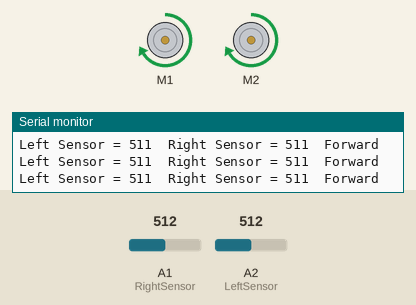
Simulated run of this sketch. Board: Arduino Uno, built with avr-gcc and run on an emulated ATmega328P. Parts: 2 × DC motor (green arrow = forward, orange = backward, longer = faster), the last lines printed to the serial monitor. The test bench sets the inputs (shaded band); at power-on: A1 (RightSensor) = 512, A2 (LeftSensor) = 512.

Above: at 1.3 s.
1.4 s: A1 (RightSensor) set to 716
At 1.65 s:
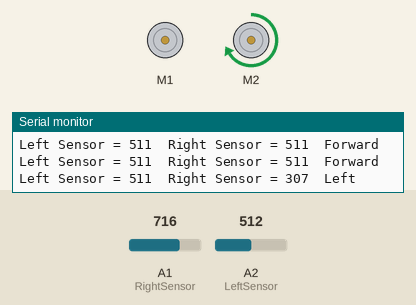
4.4 s: A2 (LeftSensor) set to 900
At 4.82 s:
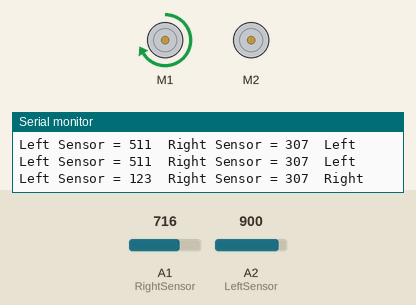
7.4 s: A2 (LeftSensor) set to 716
At 7.8 s:
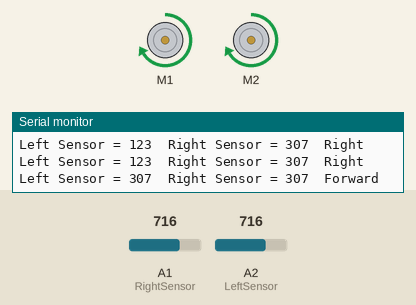
10.4 s: A2 (LeftSensor) set to 511
At 10.84 s:
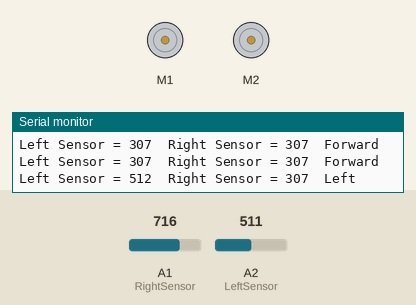
Timing chart, 0 to 14.4 s (numbered marks = the images above; inputs shaded):
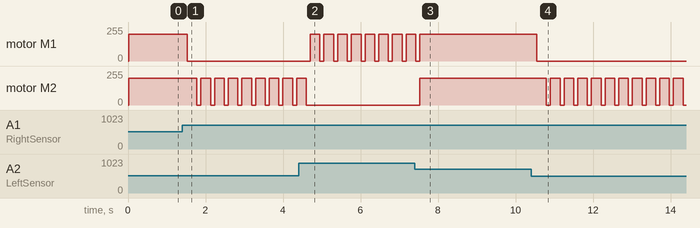

The sketch:

MotorsAF.ino
```cpp
    const int RightSensor = 1;

    const int LeftSensor = 2;


    int SensorLeft;

    int SensorRight;

    int SensorDifference;


    #include <AFMotor.h>


    AF_DCMotor leftMotor(1);

    AF_DCMotor rightMotor(2);


    void setup() {


    pinMode(LeftSensor, INPUT);

    pinMode(RightSensor, INPUT);

    Serial.begin(9600);

    Serial.println(" \nBeginning Light Seeking Behavior");

    }


    void loop() {

    SensorLeft = 1023 - analogRead(LeftSensor);

    delay(1);

    SensorRight = 1023 - analogRead(RightSensor);

    delay(1);

    SensorDifference = abs(SensorLeft - SensorRight);


    Serial.print("Left Sensor = ");

    Serial.print(SensorLeft);

    Serial.print("\t");

    Serial.print("Right Sensor = ");

    Serial.print(SensorRight);

    Serial.print("\t");


    if (SensorLeft > SensorRight && SensorDifference > 75) {

    Serial.println("Left");

    rightMotor.setSpeed(200);

    rightMotor.run(FORWARD);

    delay(250);

    rightMotor.run(RELEASE);

    delay(100);


    }


    if (SensorLeft < SensorRight && SensorDifference > 75) {

    Serial.println("Right");

    leftMotor.setSpeed(200);

    leftMotor.run(FORWARD);

    delay(250);

    leftMotor.run(RELEASE);

    delay(100);

    }


    else if (SensorDifference < 75) {

    Serial.println("Forward");

    leftMotor.setSpeed(200);

    rightMotor.setSpeed(200);

    leftMotor.run(FORWARD);

    rightMotor.run(FORWARD);

    delay(500);

    leftMotor.run(RELEASE);

    rightMotor.run(RELEASE);


    }

    Serial.print("\n");

    }
```

Measured:
- after the input at 1.4 s, motor M1: forward 200/255 → stopped after 0.12 s; motor M2: alternates forward 200/255 for 0.25 s and stopped for 0.10 s, starting after 0.38 s
- after the input at 4.4 s, motor M1: alternates forward 200/255 for 0.25 s and stopped for 0.10 s, starting after 0.30 s; motor M2: goes on until 4.6 s, then stays stopped
- after the input at 7.4 s, motor M1: goes on until 7.5 s, then stays forward 200/255; motor M2: stopped → forward 200/255 after 0.13 s
- after the input at 10.4 s, motor M1: forward 200/255 → stopped after 0.14 s; motor M2: alternates forward 200/255 for 0.25 s and stopped for 0.10 s, starting after 0.40 s
